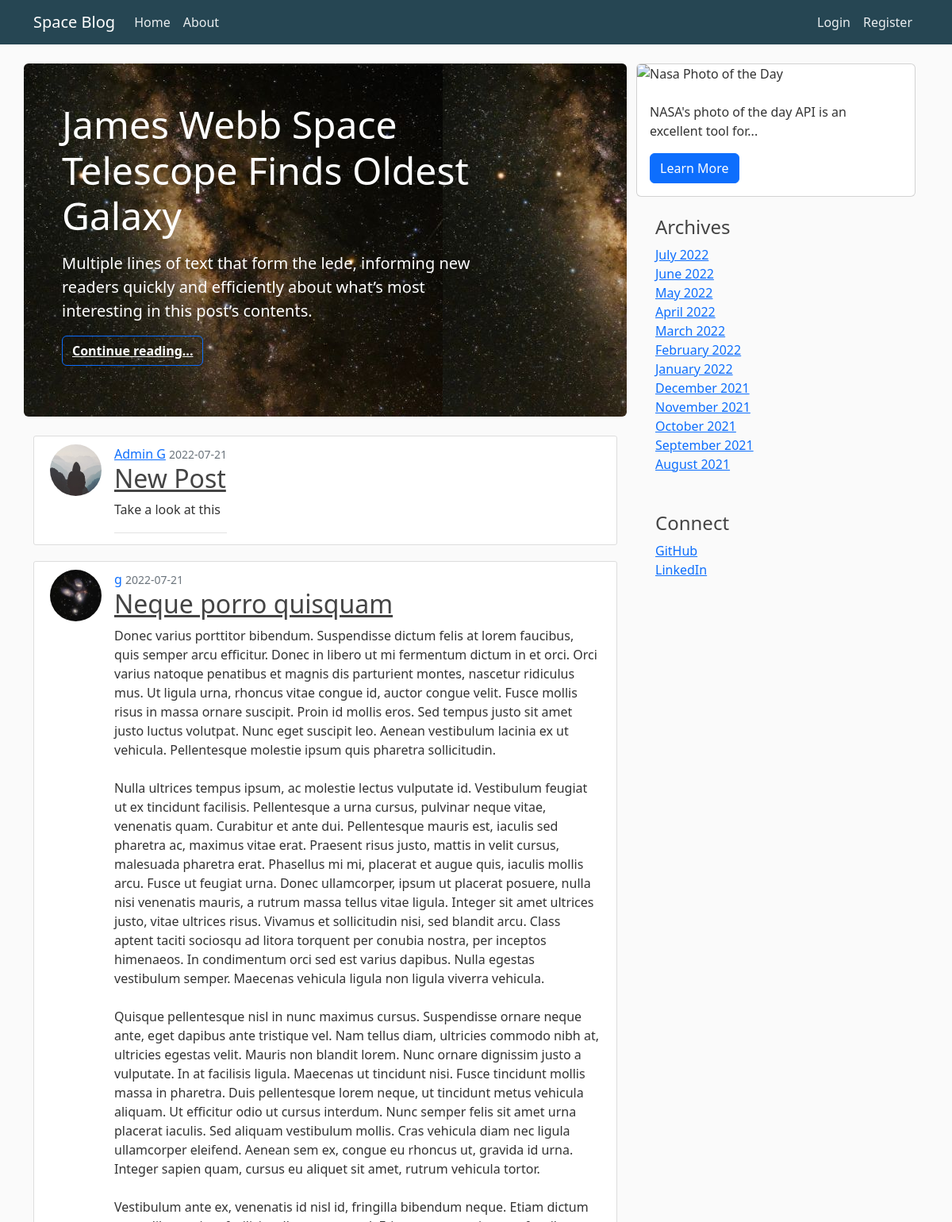
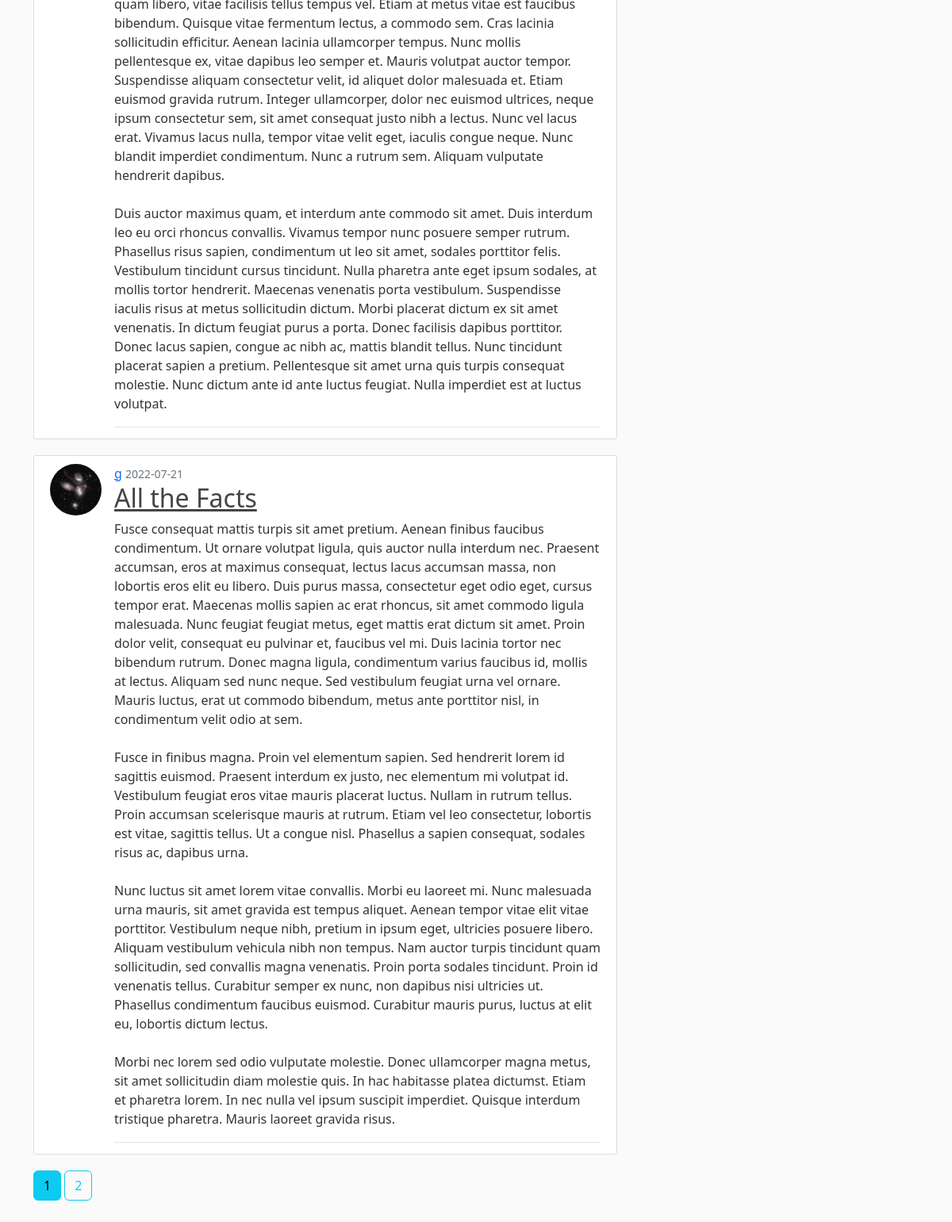
The page / on the database its author committed (2 pictures, top to bottom).
### flaskblog/models.py (models this page shows, shortened)
class Post(db.Model):
    id = db.Column(db.Integer, primary_key = True)
    title = db.Column(db.String(100), nullable = False)
    date_posted = db.Column(db.DateTime, nullable = False, default = datetime.utcnow)
    content = db.Column(db.Text, nullable=False)
    user_id = db.Column(db.Integer, db.ForeignKey('user.id'), nullable = False)

class User(db.Model, UserMixin):
    id = db.Column(db.Integer, primary_key = True)
    username = db.Column(db.String(20), unique = True, nullable = False)
    email = db.Column(db.String(120), unique = True, nullable = False)
    image_file = db.Column(db.String(20), nullable = False, default = 'default.jpg')
    password = db.Column(db.String(60), nullable = False)
    posts = db.relationship('Post', backref='author', lazy=True)

### flaskblog/routes.py (the view)
@app.route('/')
def home():
    page = request.args.get('page', 1, type=int)
    posts = Post.query.order_by(Post.date_posted.desc()).paginate(page = page, per_page=3)
    return render_template('home.html', posts=posts)

### flaskblog/templates/home.html
{% extends "layout.html" %}
{% block content %}
<div class="row">
    <div style="background-image: url('static/img/placeholder.jpg')" class="p-4 p-md-5 mb-4 text-white rounded bg-dark">
        <div class="col-md-10 px-0">
            <h2 class="display-5 text-white">James Webb Space Telescope Finds Oldest Galaxy</h1>
            <p class="lead my-3">Multiple lines of text that form the lede, informing new readers quickly and efficiently about what’s most interesting in this post’s contents.</p>
            <p class="btn btn-outline-primary"><a href="#" class="text-white fw-bold">Continue reading...</a></p>
        </div>
    </div>
</div>
    {% for post in posts.items %}
    <article class="media content-section">
        <div class="d-flex">
        <img src="{{ url_for('static', filename='profile_pics/' + post.author.image_file) }}" alt="profile picture" class="rounded-circle article-image"}}>
            <div class="article-metadata">
                <a class="mr-2" href="{{ url_for('user_posts', username=post.author.username) }}">{{ post.author.username }}</a>
                <small class="text-muted">{{ post.date_posted.strftime('%Y-%m-%d') }}</small>
            <h2><a class="article-title" href="{{url_for('post', post_id=post.id)}}">{{ post.title }}</a></h2>
            <p class="article-content">{{ post.content }}</p>
            </div>
        </div>
    </article>
    {% endfor %}
    {% for page_number in posts.iter_pages(left_edge=1, right_edge=1, left_current=1, right_current=3) %}
        {% if page_number  %}
            {% if posts.page == page_number  %}
                <a class="btn btn-info mb-5" href="{{ url_for('home', page=page_number) }}">{{ page_number }}</a>
            {% else %}
                <a class="btn btn-outline-info mb-5" href="{{ url_for('home', page=page_number) }}">{{ page_number }}</a>
            {% endif %}
        {% else %}
            ...
        {% endif %}
    {% endfor %}
{% endblock content %}

### flaskblog/static/style.css (style rules this page uses)
* { margin: 0px; padding: 0px; }
body { background: #fafafa; color: #333333; margin-top: 5rem; }
h1, h2, h3, h4, h5, h6 { color: #444444; }
.content-section { background: #ffffff; padding: 10px 20px; border: 1px solid #dddddd; border-radius: 3px; margin-bottom: 20px; }
.article-title { color: #444444; }
.article-content { white-space: pre-line; }
.article-image { height: 65px; width: 65px; margin-right: 16px; }
.article-metadata { padding-bottom: 1px; margin-bottom: 4px; border-bottom: 1px solid #e3e3e3 }

### rows shown on the page
Post: image_file (placeholder picture), author.username "Admin G", date_posted "2022-07-21", title "New Post", content "Take a look at this"
Post: image_file (picture), author.username "g", date_posted "2022-07-21", title "Neque porro quisquam", content "Donec varius porttitor bibendum. Suspendisse dictum felis at lorem faucibus, quis semper arcu efficitur. Donec in libero ut mi fermentum dictum in et orci. Orci varius natoque penatibus et magnis dis parturient montes, nascetur ridiculus mus. Ut ligula urna, rhoncus vitae congue id, auctor congue velit. Fusce mollis risus in massa ornare suscipit. Proin id mollis eros. Sed tempus justo sit amet justo luctus volutpat. Nunc eget suscipit leo. Aenean vestibulum lacinia ex ut vehicula. Pellentesque molestie ipsum quis pharetra sollicitudin. Nulla ultrices tempus ipsum, ac molestie lectus vulputate id. Vestibulum feugiat ut ex tincidunt facilisis. Pellentesque a urna cursus, pulvinar neque…"
Post: image_file (picture), author.username "g", date_posted "2022-07-21", title "All the Facts", content "Fusce consequat mattis turpis sit amet pretium. Aenean finibus faucibus condimentum. Ut ornare volutpat ligula, quis auctor nulla interdum nec. Praesent accumsan, eros at maximus consequat, lectus lacus accumsan massa, non lobortis eros elit eu libero. Duis purus massa, consectetur eget odio eget, cursus tempor erat. Maecenas mollis sapien ac erat rhoncus, sit amet commodo ligula malesuada. Nunc feugiat feugiat metus, eget mattis erat dictum sit amet. Proin dolor velit, consequat eu pulvinar et, faucibus vel mi. Duis lacinia tortor nec bibendum rutrum. Donec magna ligula, condimentum varius faucibus id, mollis at lectus. Aliquam sed nunc neque. Sed vestibulum feugiat urna vel ornare. Mauris…"

### other values the page prints
{{ page_number }} "1"
{{ page_number }} "2"
